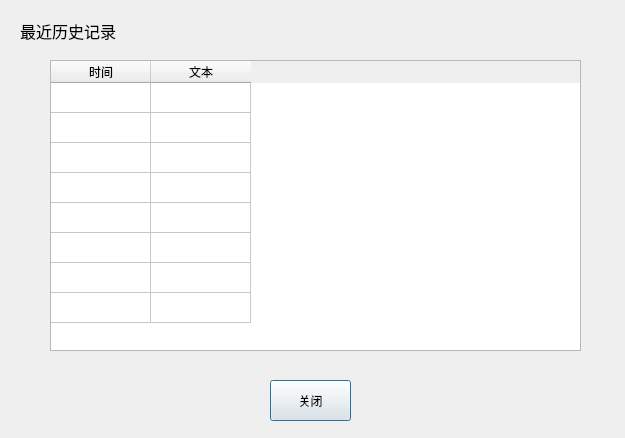
<?xml version="1.0" encoding="UTF-8"?>
<ui version="4.0">
 <class>History</class>
 <widget class="QDialog" name="History">
  <property name="geometry">
   <rect>
    <x>0</x>
    <y>0</y>
    <width>625</width>
    <height>438</height>
   </rect>
  </property>
  <property name="windowTitle">
   <string>Dialog</string>
  </property>
  <widget class="QTableWidget" name="tableWidget">
   <property name="geometry">
    <rect>
     <x>50</x>
     <y>60</y>
     <width>531</width>
     <height>291</height>
    </rect>
   </property>
   <property name="font">
    <font>
     <family>黑体</family>
    </font>
   </property>
   <attribute name="horizontalHeaderVisible">
    <bool>true</bool>
   </attribute>
   <attribute name="horizontalHeaderHighlightSections">
    <bool>true</bool>
   </attribute>
   <attribute name="verticalHeaderVisible">
    <bool>false</bool>
   </attribute>
   <row>
    <property name="text">
     <string/>
    </property>
   </row>
   <row>
    <property name="text">
     <string/>
    </property>
   </row>
   <row>
    <property name="text">
     <string>New Row</string>
    </property>
   </row>
   <row>
    <property name="text">
     <string>New Row</string>
    </property>
   </row>
   <row>
    <property name="text">
     <string>New Row</string>
    </property>
   </row>
   <row>
    <property name="text">
     <string>New Row</string>
    </property>
   </row>
   <row>
    <property name="text">
     <string>New Row</string>
    </property>
   </row>
   <row>
    <property name="text">
     <string>New Row</string>
    </property>
   </row>
   <column>
    <property name="text">
     <string>时间</string>
    </property>
   </column>
   <column>
    <property name="text">
     <string>文本</string>
    </property>
   </column>
  </widget>
  <widget class="QPushButton" name="closeButton">
   <property name="geometry">
    <rect>
     <x>270</x>
     <y>380</y>
     <width>81</width>
     <height>41</height>
    </rect>
   </property>
   <property name="text">
    <string>关闭</string>
   </property>
  </widget>
  <widget class="QLabel" name="label">
   <property name="geometry">
    <rect>
     <x>20</x>
     <y>20</y>
     <width>111</width>
     <height>21</height>
    </rect>
   </property>
   <property name="font">
    <font>
     <family>Agency FB</family>
     <pointsize>12</pointsize>
    </font>
   </property>
   <property name="text">
    <string>最近历史记录</string>
   </property>
  </widget>
  <widget class="QLabel" name="label_2">
   <property name="geometry">
    <rect>
     <x>10</x>
     <y>10</y>
     <width>601</width>
     <height>421</height>
    </rect>
   </property>
   <property name="text">
    <string> </string>
   </property>
  </widget>
 </widget>
 <resources/>
 <connections/>
</ui>
